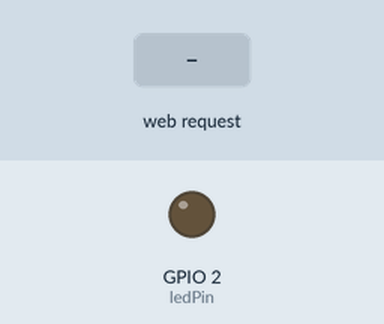
Simulated run of this sketch. Board: ESP32. On the bench: output pins drawn as LEDs (lit = HIGH). The test bench sets the inputs (shaded band). WiFi joins after 1.5 s; servers stay silent unless stated; what the sketch prints to the serial monitor is not drawn.

Above: at 2.7 s.
2.8 s: HTTP request GET /LED=ON received
At 3.9 s:
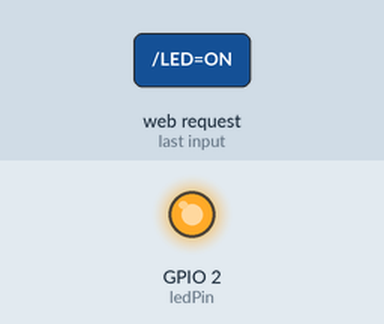
4.3 s: HTTP request GET /LED=OFF received
At 5.1 s:
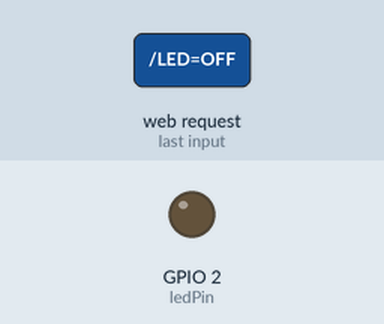
Timing chart, 0 to 7.3 s (numbered marks = the images above; inputs shaded):
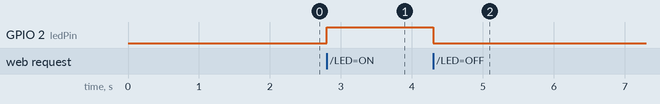

Measured:
- after the input at 2.8 s, GPIO 2 (ledPin): LOW → HIGH at once
- after the input at 4.3 s, GPIO 2 (ledPin): HIGH → LOW at once

The sketch:

main.ino
```cpp
#include <WiFi.h>

const char* ssid = "RENOX";
const char* password = "12345678";

WiFiServer server(80);

const int ledPin = 2;

void setup() {
  Serial.begin(115200);
  pinMode(ledPin, OUTPUT);
  digitalWrite(ledPin, LOW);

  Serial.println("Connecting to Wi-Fi...");
  WiFi.begin(ssid, password);

  while (WiFi.status() != WL_CONNECTED) {
    delay(500);
    Serial.print(".");
  }

  Serial.println();
  Serial.print("Connected! IP address: ");
  Serial.println(WiFi.localIP());

  server.begin();
}

void loop() {
  WiFiClient client = server.available();
  if (client) {
    Serial.println("New Client.");
    String request = client.readStringUntil('\r');
    Serial.println(request);
    client.flush();

    if (request.indexOf("/LED=ON") != -1) {
      digitalWrite(ledPin, HIGH);
    }
    if (request.indexOf("/LED=OFF") != -1) {
      digitalWrite(ledPin, LOW);
    }

    client.println("HTTP/1.1 200 OK");
    client.println("Content-Type: text/html");
    client.println();
    client.println("<!DOCTYPE HTML>");
    client.println("<html>");
    client.println("<h1>ESP32 LED Control</h1>");
    client.println("<p><a href=\"/LED=ON\"><button>ON</button></a></p>");
    client.println("<p><a href=\"/LED=OFF\"><button>OFF</button></a></p>");
    client.println("</html>");

    delay(1);
    Serial.println("Client disonnected");
  }
}
```
